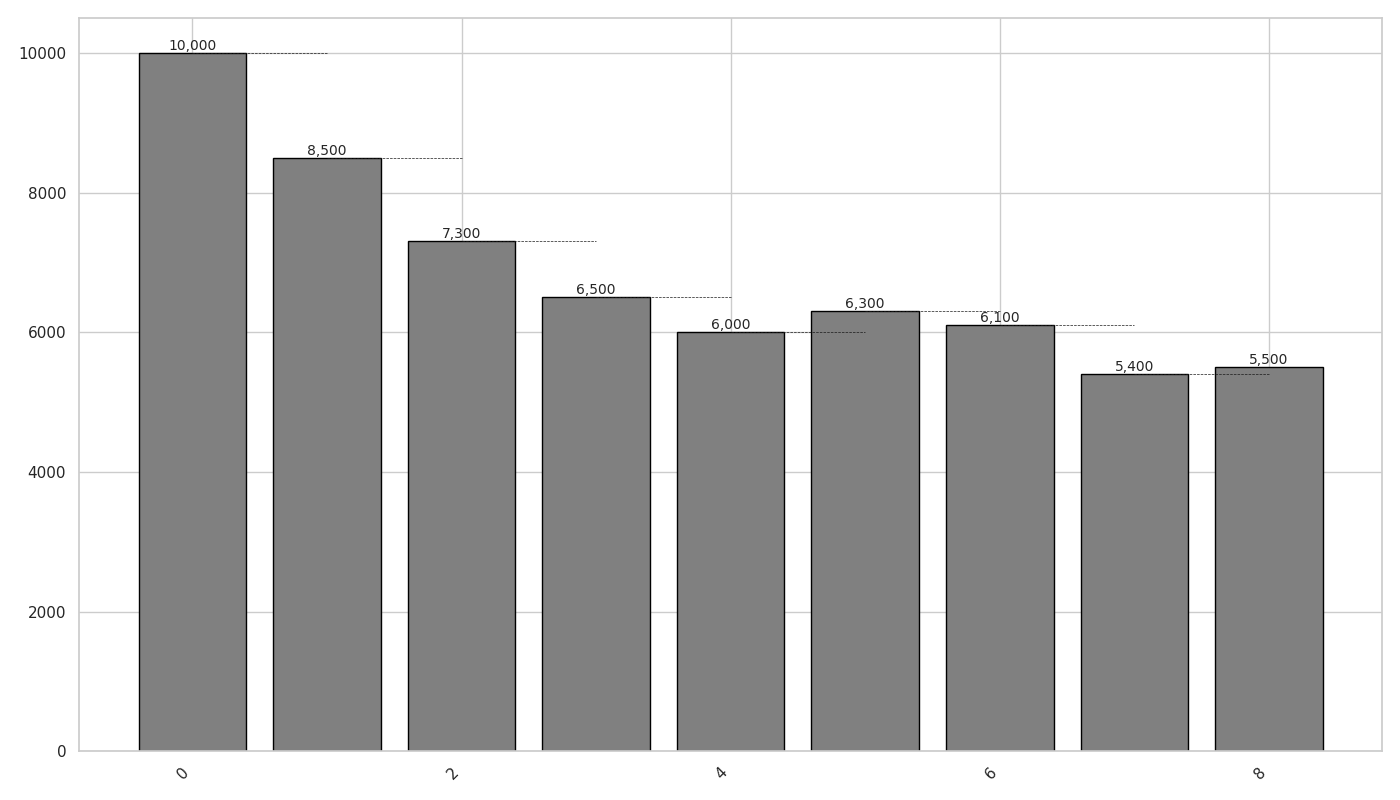

The script that drew this image:
import matplotlib.pyplot as plt
import numpy as np

initial_emissions = 10000
emissions_changes = np.array([
    -1500, 
    -1200, 
    -800,   
    -500,   
    300     
])

new_emissions_changes = np.array([
    -200,   
    -700,    
    100     
])

# Combine original and new data arrays
combined_emissions_changes = np.concatenate((emissions_changes, new_emissions_changes), axis=0)

emissions_positions = np.zeros(len(combined_emissions_changes) + 1)
emissions_positions[0] = initial_emissions
for i in range(1, len(emissions_positions)):
    emissions_positions[i] = emissions_positions[i-1] + combined_emissions_changes[i-1]

# Apply a single color consistently across all data groups
colors = ['#808080'] * len(emissions_positions)  # Use grey color for all bars

fig, ax = plt.subplots(figsize=(14, 8))
bars = ax.bar(range(len(emissions_positions)), emissions_positions, color=colors, edgecolor='black')

for i in range(1, len(emissions_positions)):
    ax.plot([i-1, i], [emissions_positions[i-1], emissions_positions[i-1]], "k--", linewidth=0.5)

for bar, pos in zip(bars, emissions_positions):
    yval = bar.get_height()
    ax.text(bar.get_x() + bar.get_width()/2, yval, f"{pos:,.0f}", ha='center', va='bottom' if yval >= 0 else 'top', fontsize=10)

plt.xticks(rotation=45, ha='right')

ax.set_title("")
ax.set_ylabel('')
ax.set_xlabel('')

plt.tight_layout()
plt.show()
